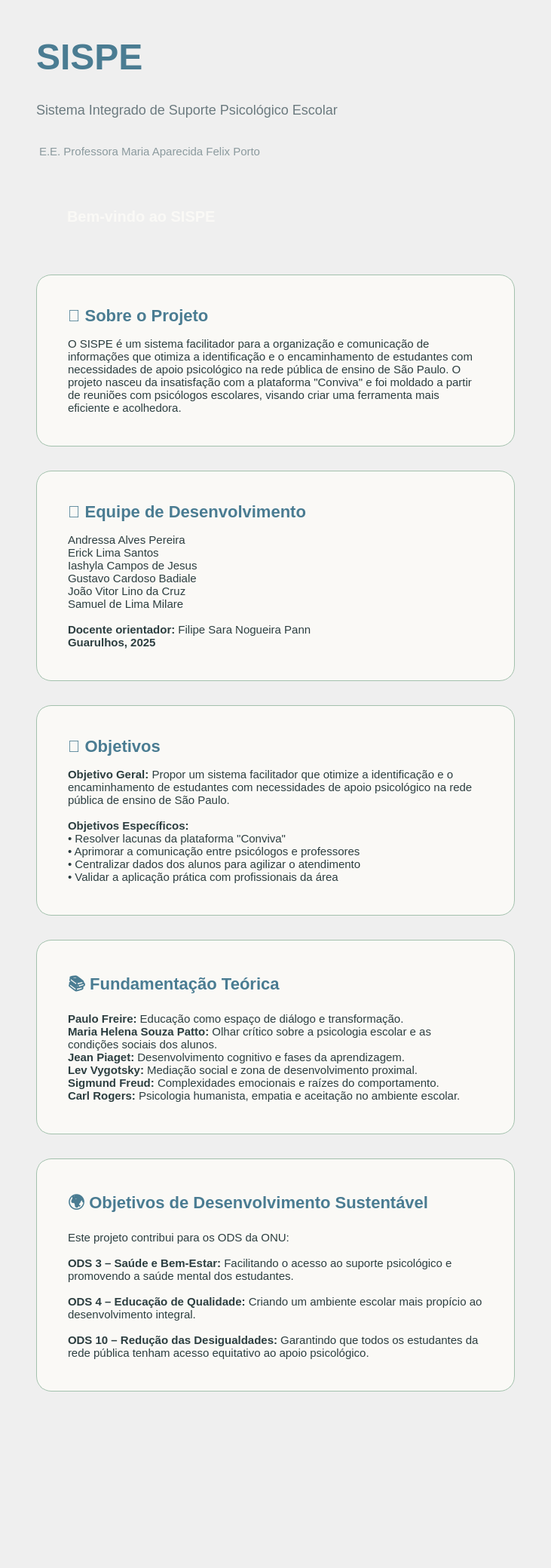
<?xml version="1.0" encoding="UTF-8"?>
<ui version="4.0">
 <class>HomeScreen</class>
 <widget class="QWidget" name="HomeScreen">
  <property name="geometry">
   <rect>
    <x>0</x>
    <y>0</y>
    <width>731</width>
    <height>2079</height>
   </rect>
  </property>
  <property name="styleSheet">
   <string notr="true">#HomeScreen { 
     background: qlineargradient(x1:0, y1:0, x2:1, y2:1, 
     stop:0 #F0EAD6, stop:1 #FAF9F6);
     font-family: 'Segoe UI', -apple-system, BlinkMacSystemFont, sans-serif;
   }</string>
  </property>
  <layout class="QVBoxLayout" name="mainLayout">
   <property name="spacing">
    <number>32</number>
   </property>
   <property name="leftMargin">
    <number>48</number>
   </property>
   <property name="topMargin">
    <number>48</number>
   </property>
   <property name="rightMargin">
    <number>48</number>
   </property>
   <property name="bottomMargin">
    <number>48</number>
   </property>
   <item>
    <widget class="QLabel" name="labelTituloSistema">
     <property name="styleSheet">
      <string>font-size: 48px; color: #4A7C92; font-weight: 800;</string>
     </property>
     <property name="text">
      <string>&lt;b&gt;SISPE&lt;/b&gt;</string>
     </property>
     <property name="textFormat">
      <enum>Qt::TextFormat::RichText</enum>
     </property>
    </widget>
   </item>
   <item>
    <widget class="QLabel" name="labelSubtituloSistema">
     <property name="styleSheet">
      <string>font-size: 18px; color: #6B7A7F;</string>
     </property>
     <property name="text">
      <string>Sistema Integrado de Suporte Psicológico Escolar</string>
     </property>
    </widget>
   </item>
   <item>
    <widget class="QLabel" name="labelEscola">
     <property name="styleSheet">
      <string>font-size: 15px; color: #8B9A9E; margin-top: 4px;</string>
     </property>
     <property name="text">
      <string>E.E. Professora Maria Aparecida Felix Porto</string>
     </property>
    </widget>
   </item>
   <item>
    <widget class="QFrame" name="frameSaudacao">
     <property name="styleSheet">
      <string notr="true">#frameSaudacao {
        background: qlineargradient(x1:0, y1:0, x2:1, y2:1, 
        stop:0 #4A7C92, stop:1 #3B6270);
        border-radius: 16px;
        padding: 24px 32px;
      }</string>
     </property>
     <layout class="QHBoxLayout" name="layoutSaudacao">
      <item>
       <widget class="QLabel" name="labelMensagem">
        <property name="styleSheet">
         <string>font-size: 20px; color: #FAF9F6; font-weight: 600;</string>
        </property>
        <property name="text">
         <string>Bem-vindo ao SISPE</string>
        </property>
       </widget>
      </item>
     </layout>
    </widget>
   </item>
   <item>
    <widget class="QFrame" name="frameSobre">
     <property name="styleSheet">
      <string notr="true">#frameSobre {
        background: #FAF9F6;
        border: 1px solid #A3C1AD;
        border-radius: 20px;
        padding: 32px;
      }</string>
     </property>
     <layout class="QVBoxLayout" name="layoutSobre">
      <property name="spacing">
       <number>16</number>
      </property>
      <item>
       <widget class="QLabel" name="labelTituloSobre">
        <property name="styleSheet">
         <string>font-size: 22px; color: #4A7C92; font-weight: 700;</string>
        </property>
        <property name="text">
         <string>📖 Sobre o Projeto</string>
        </property>
       </widget>
      </item>
      <item>
       <widget class="QLabel" name="labelTextoSobre">
        <property name="styleSheet">
         <string>font-size: 15px; color: #2C3E40; line-height: 1.6;</string>
        </property>
        <property name="text">
         <string>O SISPE é um sistema facilitador para a organização e comunicação de informações que otimiza a identificação e o encaminhamento de estudantes com necessidades de apoio psicológico na rede pública de ensino de São Paulo. O projeto nasceu da insatisfação com a plataforma &quot;Conviva&quot; e foi moldado a partir de reuniões com psicólogos escolares, visando criar uma ferramenta mais eficiente e acolhedora.</string>
        </property>
        <property name="wordWrap">
         <bool>true</bool>
        </property>
       </widget>
      </item>
     </layout>
    </widget>
   </item>
   <item>
    <widget class="QFrame" name="frameEquipe">
     <property name="styleSheet">
      <string notr="true">#frameEquipe {
        background: #FAF9F6;
        border: 1px solid #A3C1AD;
        border-radius: 20px;
        padding: 32px;
      }</string>
     </property>
     <layout class="QVBoxLayout" name="layoutEquipe">
      <property name="spacing">
       <number>16</number>
      </property>
      <item>
       <widget class="QLabel" name="labelTituloEquipe">
        <property name="styleSheet">
         <string>font-size: 22px; color: #4A7C92; font-weight: 700;</string>
        </property>
        <property name="text">
         <string>👥 Equipe de Desenvolvimento</string>
        </property>
       </widget>
      </item>
      <item>
       <widget class="QLabel" name="labelMembrosEquipe">
        <property name="styleSheet">
         <string>font-size: 15px; color: #2C3E40; line-height: 1.8;</string>
        </property>
        <property name="text">
         <string>&lt;html&gt;&lt;head/&gt;&lt;body&gt;&lt;p&gt;Andressa Alves Pereira&lt;br/&gt;Erick Lima Santos&lt;br/&gt;Iashyla Campos de Jesus&lt;br/&gt;Gustavo Cardoso Badiale&lt;br/&gt;João Vitor Lino da Cruz&lt;br/&gt;Samuel de Lima Milare&lt;br/&gt;&lt;br/&gt;&lt;span style=&quot; font-weight:700;&quot;&gt;Docente orientador:&lt;/span&gt; Filipe Sara Nogueira Pann&lt;br/&gt;&lt;span style=&quot; font-weight:700;&quot;&gt;Guarulhos, 2025&lt;/span&gt;&lt;/p&gt;&lt;/body&gt;&lt;/html&gt;</string>
        </property>
        <property name="textFormat">
         <enum>Qt::TextFormat::RichText</enum>
        </property>
        <property name="wordWrap">
         <bool>true</bool>
        </property>
       </widget>
      </item>
     </layout>
    </widget>
   </item>
   <item>
    <widget class="QFrame" name="frameObjetivos">
     <property name="styleSheet">
      <string notr="true">#frameObjetivos {
        background: #FAF9F6;
        border: 1px solid #A3C1AD;
        border-radius: 20px;
        padding: 32px;
      }</string>
     </property>
     <layout class="QVBoxLayout" name="layoutObjetivos">
      <property name="spacing">
       <number>16</number>
      </property>
      <item>
       <widget class="QLabel" name="labelTituloObjetivos">
        <property name="styleSheet">
         <string>font-size: 22px; color: #4A7C92; font-weight: 700;</string>
        </property>
        <property name="text">
         <string>🎯 Objetivos</string>
        </property>
       </widget>
      </item>
      <item>
       <widget class="QLabel" name="labelTextoObjetivos">
        <property name="styleSheet">
         <string>font-size: 15px; color: #2C3E40; line-height: 1.6;</string>
        </property>
        <property name="text">
         <string>&lt;b&gt;Objetivo Geral:&lt;/b&gt; Propor um sistema facilitador que otimize a identificação e o encaminhamento de estudantes com necessidades de apoio psicológico na rede pública de ensino de São Paulo.&lt;br&gt;&lt;br&gt;
&lt;b&gt;Objetivos Específicos:&lt;/b&gt;&lt;br&gt;
• Resolver lacunas da plataforma &quot;Conviva&quot;&lt;br&gt;
• Aprimorar a comunicação entre psicólogos e professores&lt;br&gt;
• Centralizar dados dos alunos para agilizar o atendimento&lt;br&gt;
• Validar a aplicação prática com profissionais da área</string>
        </property>
        <property name="textFormat">
         <enum>Qt::TextFormat::RichText</enum>
        </property>
        <property name="wordWrap">
         <bool>true</bool>
        </property>
       </widget>
      </item>
     </layout>
    </widget>
   </item>
   <item>
    <widget class="QFrame" name="frameTeoria">
     <property name="styleSheet">
      <string notr="true">#frameTeoria {
        background: #FAF9F6;
        border: 1px solid #A3C1AD;
        border-radius: 20px;
        padding: 32px;
      }</string>
     </property>
     <layout class="QVBoxLayout" name="layoutTeoria">
      <property name="spacing">
       <number>16</number>
      </property>
      <item>
       <widget class="QLabel" name="labelTituloTeoria">
        <property name="styleSheet">
         <string>font-size: 22px; color: #4A7C92; font-weight: 700;</string>
        </property>
        <property name="text">
         <string>📚 Fundamentação Teórica</string>
        </property>
       </widget>
      </item>
      <item>
       <widget class="QLabel" name="labelTextoTeoria">
        <property name="styleSheet">
         <string>font-size: 15px; color: #2C3E40; line-height: 1.6;</string>
        </property>
        <property name="text">
         <string>&lt;b&gt;Paulo Freire:&lt;/b&gt; Educação como espaço de diálogo e transformação.&lt;br&gt;
&lt;b&gt;Maria Helena Souza Patto:&lt;/b&gt; Olhar crítico sobre a psicologia escolar e as condições sociais dos alunos.&lt;br&gt;
&lt;b&gt;Jean Piaget:&lt;/b&gt; Desenvolvimento cognitivo e fases da aprendizagem.&lt;br&gt;
&lt;b&gt;Lev Vygotsky:&lt;/b&gt; Mediação social e zona de desenvolvimento proximal.&lt;br&gt;
&lt;b&gt;Sigmund Freud:&lt;/b&gt; Complexidades emocionais e raízes do comportamento.&lt;br&gt;
&lt;b&gt;Carl Rogers:&lt;/b&gt; Psicologia humanista, empatia e aceitação no ambiente escolar.</string>
        </property>
        <property name="textFormat">
         <enum>Qt::TextFormat::RichText</enum>
        </property>
        <property name="wordWrap">
         <bool>true</bool>
        </property>
       </widget>
      </item>
     </layout>
    </widget>
   </item>
   <item>
    <widget class="QFrame" name="frameODS">
     <property name="styleSheet">
      <string notr="true">#frameODS {
        background: #FAF9F6;
        border: 1px solid #A3C1AD;
        border-radius: 20px;
        padding: 32px;
      }</string>
     </property>
     <layout class="QVBoxLayout" name="layoutODS">
      <property name="spacing">
       <number>16</number>
      </property>
      <item>
       <widget class="QLabel" name="labelTituloODS">
        <property name="styleSheet">
         <string>font-size: 22px; color: #4A7C92; font-weight: 700;</string>
        </property>
        <property name="text">
         <string>🌍 Objetivos de Desenvolvimento Sustentável</string>
        </property>
       </widget>
      </item>
      <item>
       <widget class="QLabel" name="labelTextoODS">
        <property name="styleSheet">
         <string>font-size: 15px; color: #2C3E40; line-height: 1.6;</string>
        </property>
        <property name="text">
         <string>Este projeto contribui para os ODS da ONU:&lt;br&gt;&lt;br&gt;
&lt;b&gt;ODS 3 – Saúde e Bem-Estar:&lt;/b&gt; Facilitando o acesso ao suporte psicológico e promovendo a saúde mental dos estudantes.&lt;br&gt;&lt;br&gt;
&lt;b&gt;ODS 4 – Educação de Qualidade:&lt;/b&gt; Criando um ambiente escolar mais propício ao desenvolvimento integral.&lt;br&gt;&lt;br&gt;
&lt;b&gt;ODS 10 – Redução das Desigualdades:&lt;/b&gt; Garantindo que todos os estudantes da rede pública tenham acesso equitativo ao apoio psicológico.</string>
        </property>
        <property name="textFormat">
         <enum>Qt::TextFormat::RichText</enum>
        </property>
        <property name="wordWrap">
         <bool>true</bool>
        </property>
       </widget>
      </item>
     </layout>
    </widget>
   </item>
   <item>
    <spacer name="verticalSpacerBottom">
     <property name="orientation">
      <enum>Qt::Orientation::Vertical</enum>
     </property>
     <property name="sizeHint" stdset="0">
      <size>
       <width>20</width>
       <height>40</height>
      </size>
     </property>
    </spacer>
   </item>
  </layout>
 </widget>
 <resources/>
 <connections/>
</ui>
